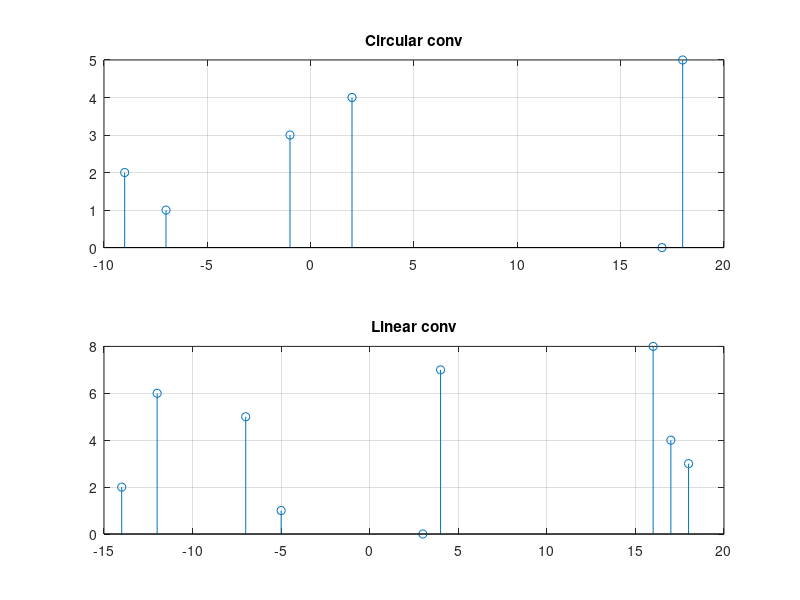

Write the MATLAB code that produced this figure.
%% clear
clc
clear all
close all

%% process
x = [3, 4, -2, 0, 1, 4];
h = [1, -3, 0, 4];
s=max(length(x),length(h));
n=0:1:s-1;
x1=[zeros(1,(s-length(x))),x];
h1=[zeros(1,(s-length(h))),h];

cc = cconv(x1, h1, s);
lc = conv(x, h);
nl = 0:length(x)+length(h)-2;

%% plot
subplot(2,1,1);
stem(cc,n);
title('Circular conv');
grid on;
subplot(2,1,2);
stem(lc,nl);
title('Linear conv');
grid on;